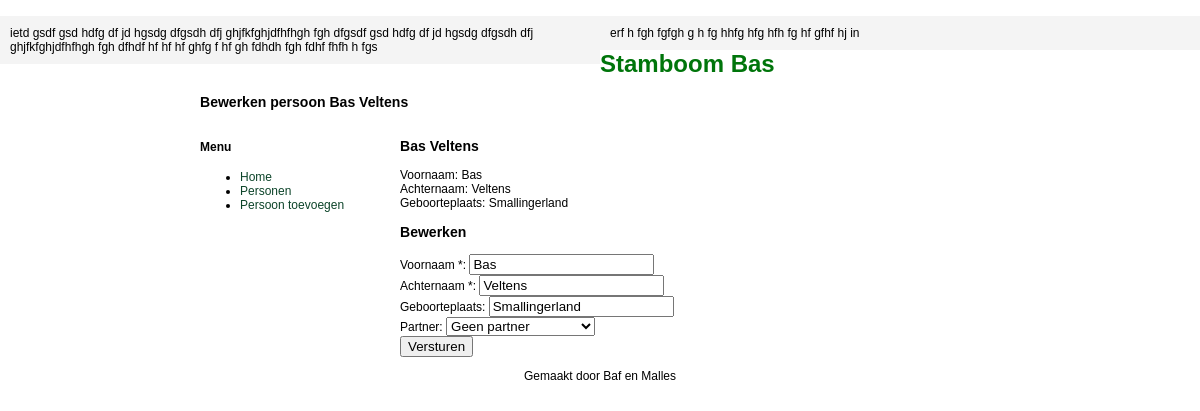
The app's page /oud/persoon/persoon.php?persoon_id=3 with its own data.
### tables this page shows
CREATE TABLE IF NOT EXISTS `personenregister` (
  `persoon_id` int(11) NOT NULL AUTO_INCREMENT,
  `partner_id` int(11) NOT NULL,
  `partnerschap_id` int(11) NOT NULL,
  `ouder_id` int(11) NOT NULL,
  `geslacht` text NOT NULL,
  `voornaam` text NOT NULL,
  `tweedenaam` text NOT NULL,
  `derdenaam` text NOT NULL,
  `voorvoegsel_achternaam` text NOT NULL,
  `achternaam` text NOT NULL,
  `voorvoegsel_meisjesnaam` text NOT NULL,
  `meisjesnaam` text NOT NULL,
  `geboortedatum` date NOT NULL,
  `doopdatum` date NOT NULL,
  `geboorteplaats` text NOT NULL,
  `doopplaats` text NOT NULL,
  `sterfdatum` date NOT NULL,
  `sterfplaats` text NOT NULL,
  `beroep1` text NOT NULL,
  `beroep2` text NOT NULL,
  `beroep3` text NOT NULL,
  `opmerking1` text NOT NULL,
  `opmerking2` text NOT NULL,
  `documentatie1` text NOT NULL,
  `documentatie2` text NOT NULL,
  `foto1` int(11) NOT NULL,
  `partner1` text NOT NULL,
  `huwlijksdatum1` date NOT NULL,
  `partner2` text NOT NULL,
  `huwlijksdatum2` date NOT NULL,
  `partner3` text NOT NULL,
  `huwlijksdatum3` date NOT NULL,
  `toevoegen` text NOT NULL,
  PRIMARY KEY (`persoon_id`)
);

### oud/persoon/persoon.php (called while the page is built, shortened)
<?php
$db = getDatabase();
$persoon_id = $_GET['persoon_id'];
$sql = "SELECT *
FROM `personenregister`
WHERE `persoon_id` = " . $db->escape_string($persoon_id) . "
LIMIT 0, 1;";
$persoonData = $db->query($sql);
$persoon = $persoonData->fetch_assoc();
include '../template/template.php';

### oud/template/views/persoon.php (the view, shortened to what this page needs)
<h3><?php echo $persoon['voornaam']; ?> <?php echo $persoon['achternaam']; ?></h3>
	Voornaam: <?php echo $persoon['voornaam']; ?><br/>
	Achternaam: <?php echo $persoon['achternaam']; ?><br/>
	Geboorteplaats: <?php echo $persoon['geboorteplaats']; ?><br/>
<h3>Bewerken</h3>
<form name="input" action="/persoon/persoonwijzigen.php" method="post">
	Voornaam *: <input type="text" name="form[voornaam]" value="<?php echo $persoon['voornaam']; ?>"/> <br/>
	Achternaam *: <input type="text" name="form[achternaam]" value="<?php echo $persoon['achternaam']; ?>"/> <br/>
	Geboorteplaats: <input type="text" name="form[geboorteplaats]" value="<?php echo $persoon['geboorteplaats']; ?>"/> <br/>
	Partner: <select name="form[partner_id]">
		<option value="0">Geen partner</option>
	</select><br/>
	<button type="submit">Versturen</button>
</form>

### oud/css/style.css (style rules this page uses)
html { font-family: Arial, Helvetica, sans-serif; font-size: 12px; }
body { margin: 0; }

### records on screen
personenregister: voornaam "Bas", achternaam "Veltens", geboorteplaats "Smallingerland"

### other values on screen
$data['title'] "Bewerken persoon Bas Veltens"
